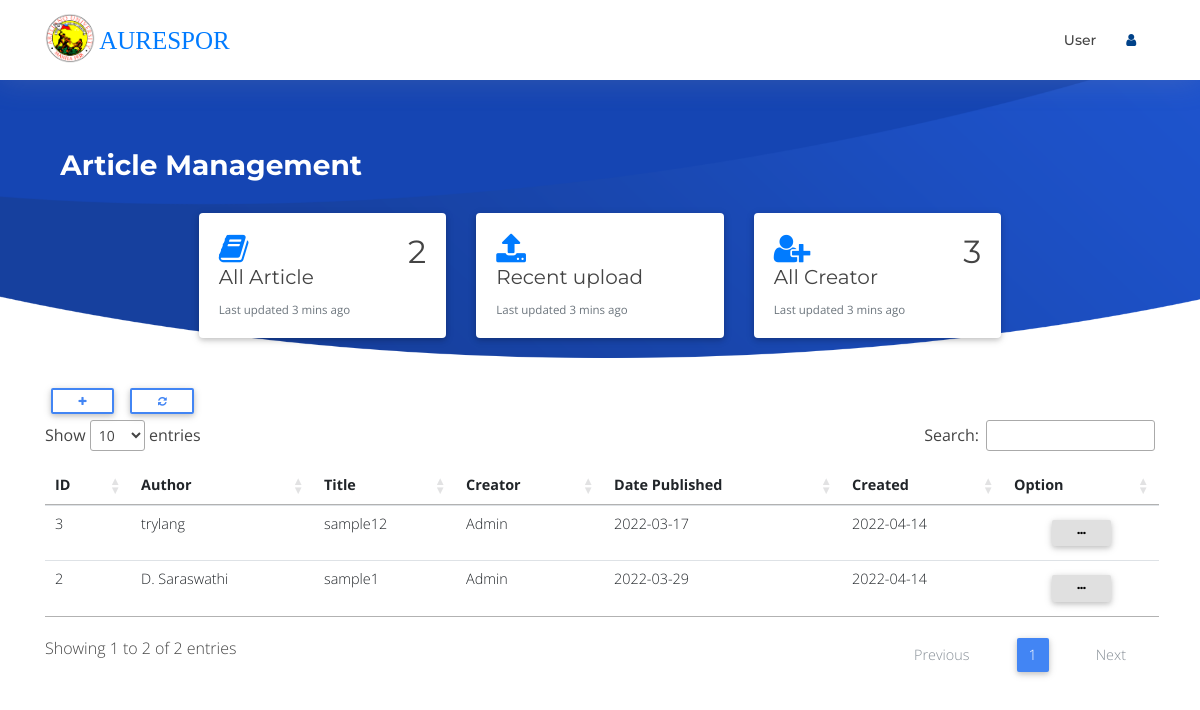
Screenshot of /admin/article/article.php (signed in) with the database file from the repository.
### tables this page shows
CREATE TABLE `tblarticle` (
  `id` int(100) NOT NULL,
  `a_title` varchar(200) NOT NULL,
  `a_description` longtext NOT NULL,
  `a_author` varchar(100) NOT NULL,
  `a_datepub` varchar(20) NOT NULL,
  `a_creator` varchar(100) NOT NULL,
  `a_created` varchar(20) NOT NULL,
  `a_tagging` varchar(100) NOT NULL,
  `a_pdf_file` varchar(10) NOT NULL,
  `a_cites` varchar(20) NOT NULL,
  `a_views` varchar(20) NOT NULL
);

CREATE TABLE `tblaccount` (
  `id` int(100) NOT NULL,
  `name` varchar(200) NOT NULL,
  `username` varchar(100) NOT NULL,
  `pass` varchar(200) NOT NULL,
  `email` varchar(100) NOT NULL,
  `status` varchar(20) NOT NULL,
  `ucategory` varchar(20) NOT NULL,
  `subcribe` varchar(20) NOT NULL,
  `datesub_start` varchar(20) NOT NULL,
  `datesub_end` varchar(20) NOT NULL
);

### admin/article/functions/DB.func.php (called while the page is built, shortened)
<?php
function get_users($connect){
	$sql = "SELECT * FROM tblaccount ORDER BY id ASC";
	$result = $connect->query($sql);
	if ($result->num_rows > 0) {
		return $result;
	}
}
function get_user_data($connect,$id){
	$sql = "SELECT * FROM tblaccount WHERE id=$id";
	$result = $connect->query($sql);
	if ($result->num_rows > 0) {
		return $result->fetch_assoc();
	}
}
function get_articles($connect){
	$sql = "SELECT * FROM tblarticle";
	$result = $connect->query($sql);
		return $result;
}

### admin/article/article.php (the view, shortened to what this page needs)
<?php
include "inc/header.php";
?>
<section id="intro" class="clearfix">
  <div class="container">
  <h3 style="color:#fff;">&nbsp;<b> Article Management </b></h3>
    <div class="card-group">
          <div class="col-md-3 col-sm-5">
            <div class="card">
              <div class="card-body">
                <i class="fa fa-book fa-2x " style="color:#007bff"></i><h2 class="float-right"><?php echo get_articles($connect)->num_rows;?></h2>
                 <h5 class="card-title">All Article</h5>
                <p class="card-text"><small class="text-muted">Last updated 3 mins ago</small></p>
              </div>
            </div>
          </div>
          <div class="col-md-3 col-sm-5">
            <div class="card">
              <div class="card-body">
               <i class="fa fa-upload fa-2x" style="color:#007bff"></i>
                <h5 class="card-title">Recent upload</h5>
                <p class="card-text"><small class="text-muted">Last updated 3 mins ago</small></p>
              </div>
            </div>
          </div>
          <div class="col-md-3 col-sm-5">
            <div class="card">
              <div class="card-body">
               <i class="fa fa-user-plus fa-2x" style="color:#007bff"></i><h2 class="float-right"><?php echo get_users($connect)->num_rows;?></h2>
                <h5 class="card-title">All Creator</h5>
                <p class="card-text"><small class="text-muted">Last updated 3 mins ago</small></p>
              </div>
            </div>
          </div>
      </div>
    </div>
</section>
<div class="container">
  <button type="button" class="btn btn-outline-primary btn-sm" data-toggle="modal" data-target="#create-article">
  <i  class="fa fa-plus"></i></button>
  <a href="article.php"><button type="button" class="btn btn-outline-primary btn-sm">
  <i class="fa fa-refresh" aria-hidden="true"></i></button></a>
<div class="table-responsive-lg">
 <table id="article" class="table table-hover">
   <thead>
     <tr>
       <th scope="col">ID</th>
       <th scope="col">Author</th>
       <th scope="col">Title</th>
       <th scope="col">Creator</th>
       <th scope="col">Date Published</th>
       <th scope="col">Created</th>
       <th scope="col" align="center">Option</th>
     </tr>
   </thead>
   <tbody>
   <?php
     $result = get_articles($connect);
     if ($result->num_rows>0) {
     while ($data = mysqli_fetch_array($result)) {
       ?>
       <tr>
         <td><?php echo $data['id']?></td>
         <td><a href="article_backend.php?id=<?php echo $data['id']?>&ref=article"><?php echo $data['a_author']?></a></td>
         <td><?php echo $data['a_title']?></a></td>
         <td><?php
         $user = get_user_data($connect,$data['a_creator']);
         echo $user['name'];
         ?>
       </td>
       <td><?php echo date("Y-m-d",strtotime($data['a_datepub']));?></td>
       <td><?php echo date("Y-m-d",strtotime($data['a_created']));?></td>
       <td align="center"><div class="dropdown">
         <button class="btn btn-light btn-sm" type="button" id="option" data-toggle="dropdown" aria-haspopup="true" aria-expanded="false">
           <i class="fa fa-ellipsis-h"></i>
         </button>
       </div>
     </td>
   </tr>
   <?php
 }
}
 ?>
</tbody>
</table>
</div>
</div>

### resource/css/style_management.css (style rules this page uses)
body { background: #fff; color: #444; font-family: "Open Sans", sans-serif; }
a { color: #007bff; transition: 0.5s; }
p { padding: 0; margin: 0 0 30px 0; }
h1, h2, h3, h4, h5, h6 { font-family: "Montserrat", sans-serif; font-weight: 400; margin: 0 0 20px 0; padding: 0; }
#intro { width: 100%; position: relative; background: url("../img/intro-bg.png") center bottom no-repeat; background-size: cover; padding: 125px 0 20px 0; }
.card-group { display: flex; justify-content: center; padding-top: 10px; }

### rows the page displays
tblarticle: id "2", a_author "D. Saraswathi", a_title "sample1", tblaccount.name "Admin", a_datepub "2022-03-29", a_created "2022-04-14"
tblarticle: id "3", a_author "trylang", a_title "sample12", tblaccount.name "Admin", a_datepub "2022-03-17", a_created "2022-04-14"

### other values shown
$_SESSION['name'] "User"
get_articles($connect)->num_rows "2"
get_users($connect)->num_rows "3"
